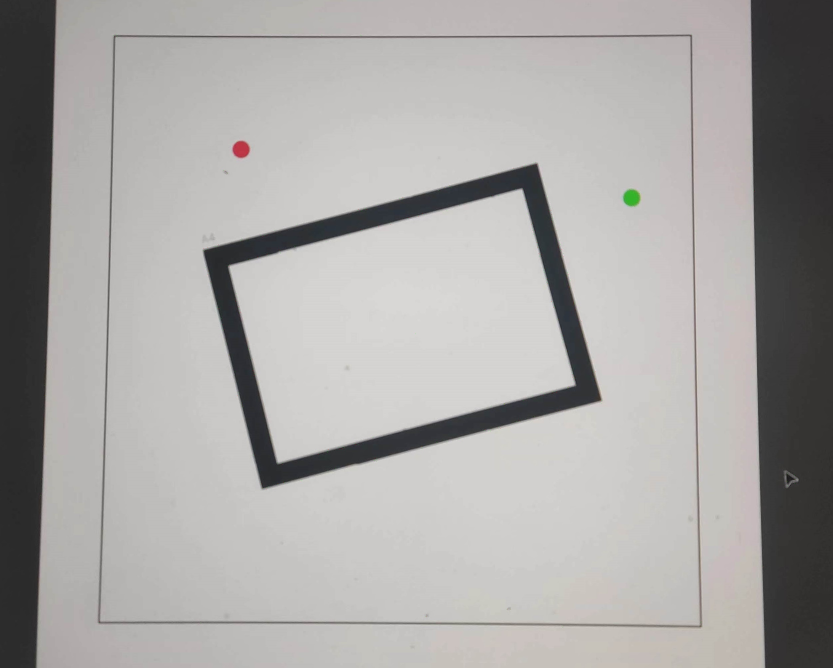
#> input picture zy2/image.jpeg, 2497 x 2004 px, given in place of the camera (shown at 1/3 size)
$ python total.py
#> lines starting #> are read from the running program, lines starting #| are printed output that depends on the picture; after the words box and inside, x2 and y2 are one past the last pixel; in counts of white or black regions, pixels touching at a corner belong together
import cv2
import numpy as np

def detect_red_and_green_and_mark_quadrilaterals(camera_index=1):

    # 打开摄像头
#> called with camera_index = 1
    cap = cv2.VideoCapture(camera_index)

    while True:
        # 读取一帧
        ret, frame = cap.read()
#> frame is the input picture: shape (2004, 2497, 3); mean B, G, R 164.4, 166, 167.7

        if not ret:
            break

        # 将图像从 BGR 色彩空间转换为 HSV 色彩空间
        hsv = cv2.cvtColor(frame, cv2.COLOR_BGR2HSV)
#> hsv: shape (2004, 2497, 3); mean H, S, V 28.2, 6.8, 168.1

        # 定义红色和绿色的HSV范围
        lower_red = np.array([165, 100, 100])
        upper_red = np.array([179, 255, 255])
        lower_green = np.array([36, 100, 100])
        upper_green = np.array([86, 255, 255])

        # 根据阈值创建红色和绿色的掩码
        mask_red = cv2.inRange(hsv, lower_red, upper_red)
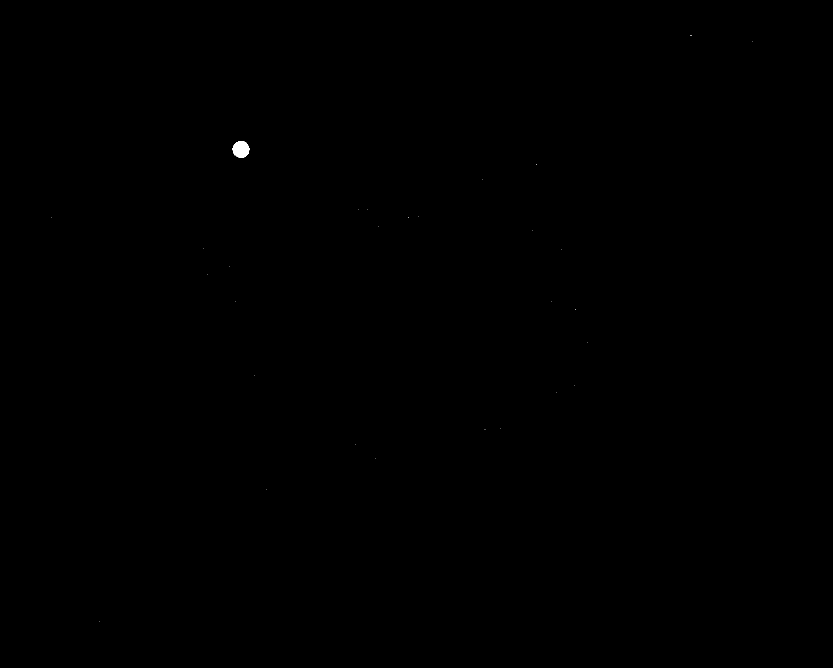
#> mask_red: shape (2004, 2497) (shown at 1/3 size); 0.04% white; 30 white regions (29 under 20 px), largest, box (x1, y1, x2, y2) and area: (698, 423, 748, 473) 1920
        mask_green = cv2.inRange(hsv, lower_green, upper_green)
#> mask_green: shape (2004, 2497); 0.04% white; 6 white regions (5 under 20 px)

        # 寻找红色和绿色区域的轮廓
        contours_red, _ = cv2.findContours(mask_red, cv2.RETR_EXTERNAL, cv2.CHAIN_APPROX_SIMPLE)
#> contours_red = 30 contours, 29 with area under 20; largest, box (x1, y1, x2, y2) and area: (698, 423, 748, 473) 1848
        contours_green, _ = cv2.findContours(mask_green, cv2.RETR_EXTERNAL, cv2.CHAIN_APPROX_SIMPLE)
#> contours_green = 6 contours, 5 with area under 20; largest, box (x1, y1, x2, y2) and area: (1871, 569, 1921, 618) 1870

        # 遍历红色区域的轮廓
        for contour in contours_red:
            # 获取轮廓的边界框坐标
            x, y, w, h = cv2.boundingRect(contour)
            # 在图像上绘制红色边界框
            cv2.rectangle(frame, (x, y), (x+w, y+h), (0, 0, 255), 2)
            # 在图像上标出红色区域的中心坐标
            cv2.putText(frame, f'Red: ({x + w // 2}, {y + h // 2})', (x, y - 10), cv2.FONT_HERSHEY_SIMPLEX, 0.5, (0, 0, 255), 2)
#> this loop made 30 passes
#> (x, y, w, h) on passes 1, 2, 3, 4, 6, 7, 8, 9, 10, 12, 13, 14: (298, 1864, 1, 1), (799, 1467, 1, 1), (1125, 1375, 1, 1), (1066, 1333, 1, 1), (1500, 1284, 1, 1), (1669, 1176, 1, 1), (1724, 1155, 1, 1), (762, 1127, 1, 1), (1762, 1027, 1, 1), (1655, 905, 1, 1), (707, 903, 1, 1), (622, 824, 1, 1)
#> (contour, x, y, w, h) on passes 5, 11, 20, 26, 30: ([[1454, 1288], [1455, 1288]], 1454, 1288, 2, 1), ([[1726, 928], [1726, 929]], 1726, 928, 1, 2), ([[1226, 652], [1226, 653]], 1226, 652, 1, 2), ([[1610, 492], [1610, 493]], 1610, 492, 1, 2), ([[2072, 106], [2072, 107], [2073, 107], [2073, 106]], 2072, 106, 2, 2)

        # 遍历绿色区域的轮廓
        for contour in contours_green:
            # 获取轮廓的边界框坐标
            x, y, w, h = cv2.boundingRect(contour)
            # 在图像上绘制绿色边界框
            cv2.rectangle(frame, (x, y), (x+w, y+h), (0, 255, 0), 2)
            # 在图像上标出绿色区域的中心坐标
            cv2.putText(frame, f'Green: ({x + w // 2}, {y + h // 2})', (x, y - 10), cv2.FONT_HERSHEY_SIMPLEX, 0.5, (0, 255, 0), 2)
#> this loop made 6 passes
#> (x, y, w, h) on passes 1 to 6: (846, 1389, 1, 1), (1663, 918, 1, 1), (1645, 850, 1, 1), (1577, 597, 1, 1), (1871, 569, 50, 49), (157, 407, 1, 1)

        # 预处理图像并标记四边形
        processed_image = preprocess_image(frame)
        quadrilaterals = find_quadrilaterals(processed_image)
        marked_image = mark_points_and_center(frame, quadrilaterals)

        # 显示图像
        cv2.imshow('Marked Image', marked_image)

        # 如果按下 q 键则退出循环
        if cv2.waitKey(1) & 0xFF == ord('q'):
            break

    # 释放摄像头
    cap.release()
    cv2.destroyAllWindows()

def preprocess_image(image):
    # 消噪
    denoised_image = cv2.fastNlMeansDenoisingColored(image, None, 10, 10, 7, 21)

    # 图像增强和对比度增强
    alpha = 1.0  # 对比度增强参数
    beta = 15  # 亮度增强参数
    enhanced_image = cv2.convertScaleAbs(denoised_image, alpha=alpha, beta=beta)

    # 边缘检测
    edges = cv2.Canny(enhanced_image, 50, 150)
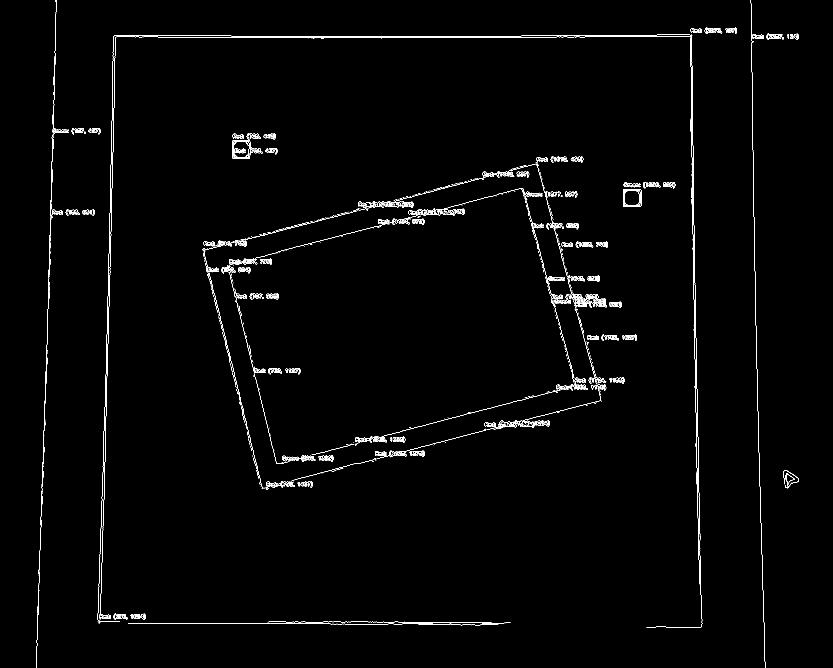
#> edges: shape (2004, 2497) (shown at 1/3 size); 0.95% white in thin lines or dots

    return edges

def find_quadrilaterals(processed_image):
    # 查找轮廓
    contours, hierarchy = cv2.findContours(processed_image, cv2.RETR_TREE, cv2.CHAIN_APPROX_SIMPLE)
#> contours = 1799 contours, 1353 with area under 20; largest, box (x1, y1, x2, y2) and area: (696, 421, 764, 476) 2962, (696, 421, 753, 476) 2898, (1869, 567, 1924, 621) 2845, (1869, 567, 1924, 621) 2843, (1872, 570, 1921, 618) 2218

    quadrilaterals = []
    for contour in contours:
        # 计算轮廓的面积
        area = cv2.contourArea(contour)

        # 排除面积较小的轮廓
        if area > 2000:
            # 计算轮廓的周长
            perimeter = cv2.arcLength(contour, True)

            # 对轮廓进行多边形逼近
            approx = cv2.approxPolyDP(contour, 0.02 * perimeter, True)

            # 如果逼近的轮廓是四边形，将其添加到列表中
            if len(approx) == 4:
                quadrilaterals.append(approx)
#> this loop made 1799 passes
#> (area, perimeter, approx) on passes 1447, 1448, 1449, 1450, 1628: (2845, 210.1, [[1870, 568], [1870, 619], [1922, 619], [1922, 568]]), (2843, 207.8, [[1872, 567], [1923, 570], [1920, 620], [1869, 617]]), (2218, 191.1, [[1874, 570], [1873, 616], [1919, 616], [1919, 571]]), (2215, 193.6, [[1873, 571], [1918, 570], [1920, 615], [1874, 616]]), (2898, 213.1, [[699, 421], [750, 424], [747, 475], [697, 473]])
#> (area, perimeter) on pass 1626: (2962, 271.7)
#> after the loop, quadrilaterals = 5 contours; box (x1, y1, x2, y2) and area: (1870, 568, 1923, 620) 2652, (697, 421, 751, 476) 2607, (1869, 567, 1924, 621) 2559, (1873, 570, 1920, 617) 2070, (1873, 570, 1921, 617) 2049

    return quadrilaterals

def mark_points_and_center(image, quadrilaterals):
    marked_image = image.copy()

    for quad in quadrilaterals:
        # 绘制轮廓
        cv2.drawContours(marked_image, [quad], -1, (255, 0, 0), 2)

        # 绘制顶点并标记坐标
        for i, point in enumerate(quad):
            x, y = point[0]
            cv2.circle(marked_image, (x, y), 5, (0, 255, 0), -1)
            cv2.putText(marked_image, f"({x}, {y})", (x, y), cv2.FONT_HERSHEY_SIMPLEX, 0.5, (255, 255, 255), 2)

        # 计算中心点并标记坐标
        M = cv2.moments(quad)
        if M['m00'] != 0:  # 避免除以零错误
            cx = int(M['m10'] / M['m00'])
            cy = int(M['m01'] / M['m00'])
            cv2.circle(marked_image, (cx, cy), 5, (0, 0, 255), -1)
            cv2.putText(marked_image, f"({cx}, {cy})", (cx, cy), cv2.FONT_HERSHEY_SIMPLEX, 0.5, (255, 255, 255), 2)
#> this loop made 5 passes
#> (quad, cx, cy) on passes 1 to 5: ([[1870, 568], [1870, 619], [1922, 619], [1922, 568]], 1896, 593), ([[1872, 567], [1923, 570], [1920, 620], [1869, 617]], 1896, 593), ([[1874, 570], [1873, 616], [1919, 616], [1919, 571]], 1896, 593), ([[1873, 571], [1918, 570], [1920, 615], [1874, 616]], 1896, 593), ([[699, 421], [750, 424], [747, 475], [697, 473]], 723, 448)

    return marked_image

if __name__ == "__main__":
    detect_red_and_green_and_mark_quadrilaterals()
#> (key q is pressed here)

$ run again, on zy2/ima.jpeg
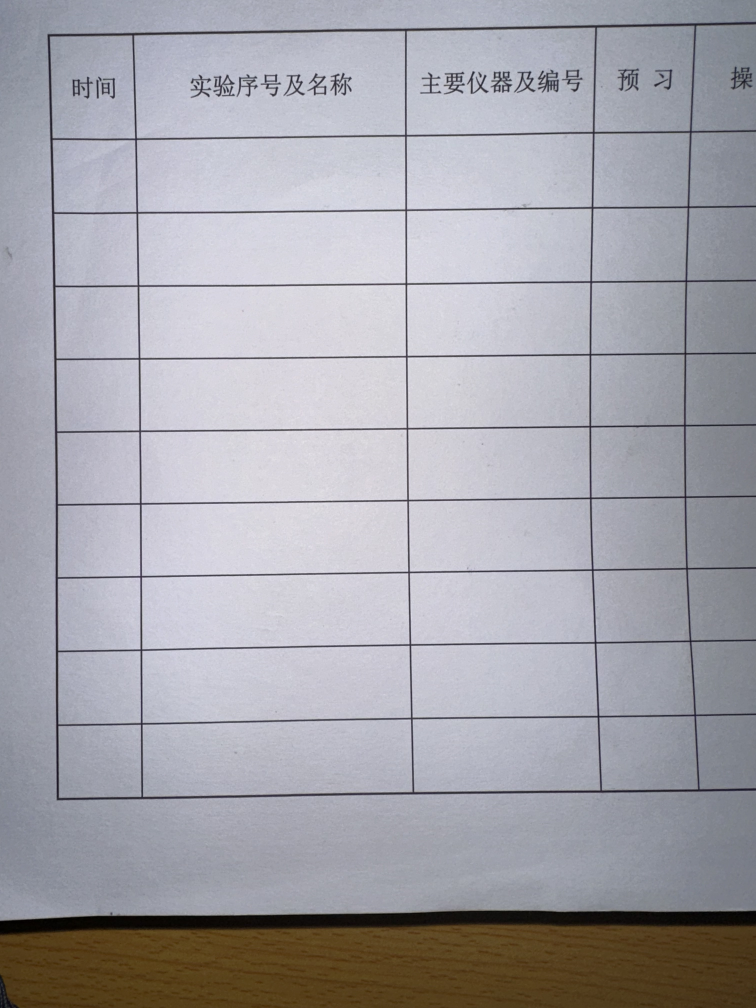
#> input picture zy2/ima.jpeg, 3024 x 4032 px, given in place of the camera (shown at 1/4 size)
#> in detect_red_and_green_and_mark_quadrilaterals, frame is the input picture: shape (4032, 3024, 3); mean B, G, R 171.4, 164.3, 165.2
#> hsv: shape (4032, 3024, 3); mean H, S, V 109, 31.9, 176.1
#> mask_red: shape (4032, 3024); every value is 0
#> contours_red = []
#> in preprocess_image, `edges = cv2.Canny(enhanced_image, 50, 150)`:
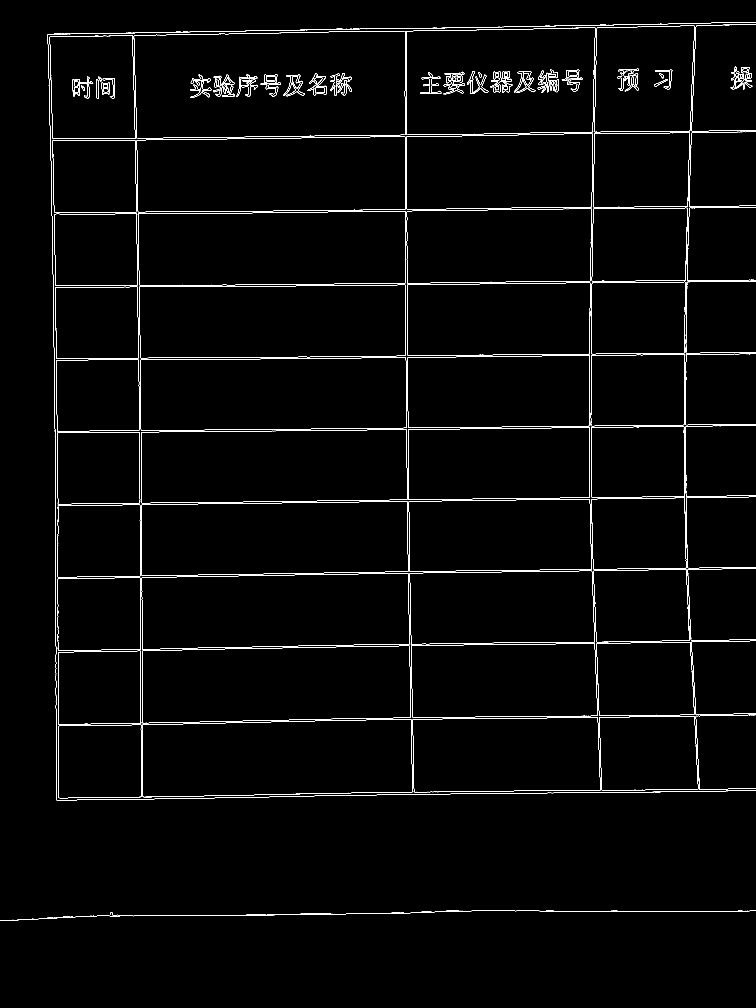
#> edges: shape (4032, 3024) (shown at 1/4 size); 0.94% white in thin lines or dots, all inside (x1, y1, x2, y2) = (0, 88, 3024, 3684)
#> contours = 943 contours, 848 with area under 20; largest, box (x1, y1, x2, y2) and area: (551, 844, 1623, 1142) 306737, (552, 844, 1623, 1142) 306732, (567, 2292, 1639, 2598) 303956, (567, 2292, 1639, 2598) 303953, (566, 2005, 1633, 2304) 300914
#> the loop in find_quadrilaterals, `for contour in contours:` made 943 passes
#> (area, perimeter, approx) on passes 209, 210, 235, 236, 246: (212945, 2090.2, [[2379, 2575], [1644, 2583], [1651, 2870], [2388, 2863]]), (212941.5, 2110.1, [[2378, 2576], [2387, 2863], [1650, 2867], [1645, 2583]]), (94734.5, 1267.7, [[560, 2311], [231, 2315], [233, 2603], [562, 2596]]), (94731, 1258.3, [[560, 2312], [561, 2596], [233, 2601], [232, 2315]]), (303955.5, 2753.1, [[1632, 2293], [570, 2309], [568, 2595], [1638, 2576]])
#> after the loop in find_quadrilaterals, `for contour in contours:`: quadrilaterals = 18 contours; largest, box (x1, y1, x2, y2) and area: (552, 847, 1622, 1140) 303532, (568, 2293, 1639, 2596) 303312, (554, 847, 1622, 1139) 302708, (568, 2297, 1638, 2596) 301160, (567, 2008, 1630, 2303) 298659
#> the loop in mark_points_and_center, `for quad in quadrilaterals:` made 18 passes
#> (quad, cx, cy) on passes 1 to 6: ([[2379, 2575], [1644, 2583], [1651, 2870], [2388, 2863]], 2015, 2722), ([[2378, 2576], [2387, 2863], [1650, 2867], [1645, 2583]], 2015, 2722), ([[560, 2311], [231, 2315], [233, 2603], [562, 2596]], 396, 2456), ([[560, 2312], [561, 2596], [233, 2601], [232, 2315]], 396, 2456), ([[1632, 2293], [570, 2309], [568, 2595], [1638, 2576]], 1101, 2443), ([[1633, 2297], [1637, 2576], [568, 2595], [570, 2309]], 1099, 2444)
#> after the loop in mark_points_and_center, `for quad in quadrilaterals:`:
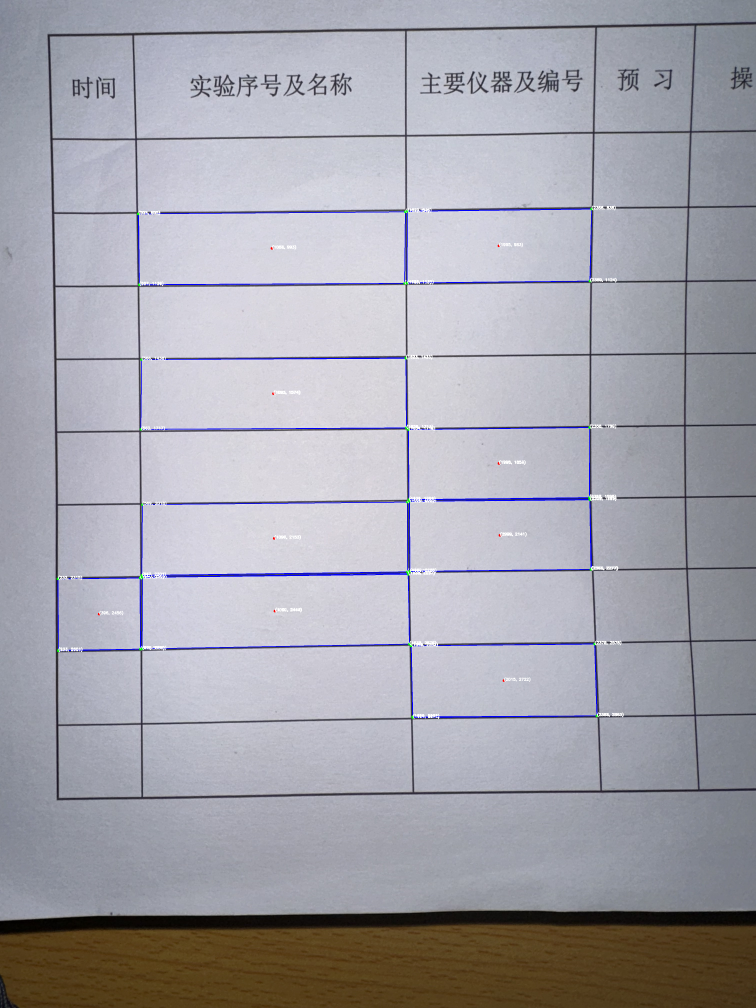
#> marked_image: shape (4032, 3024, 3) (shown at 1/4 size); mean B, G, R 172, 163.7, 164.6
